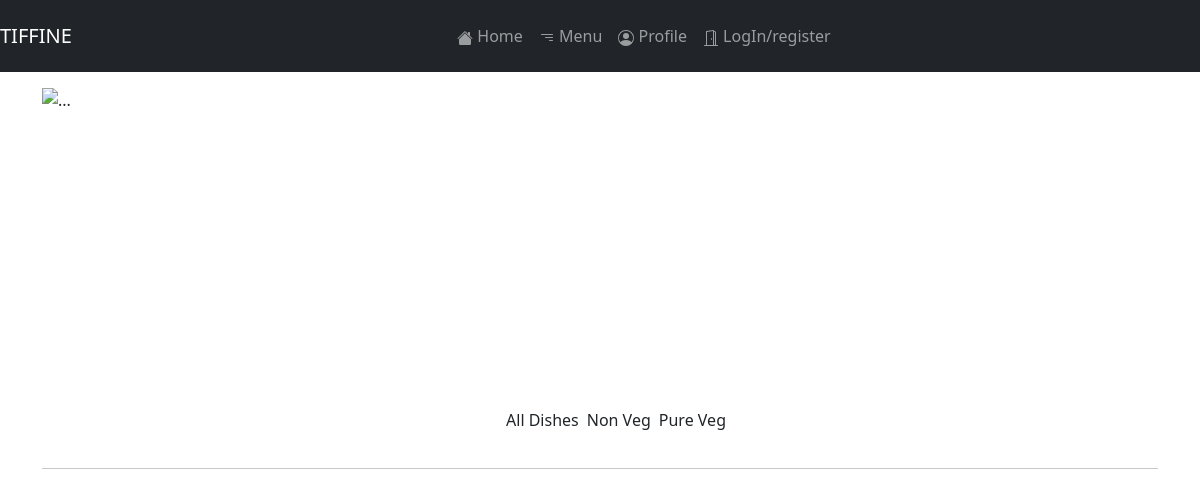
Before: /menu/ with the older database file.
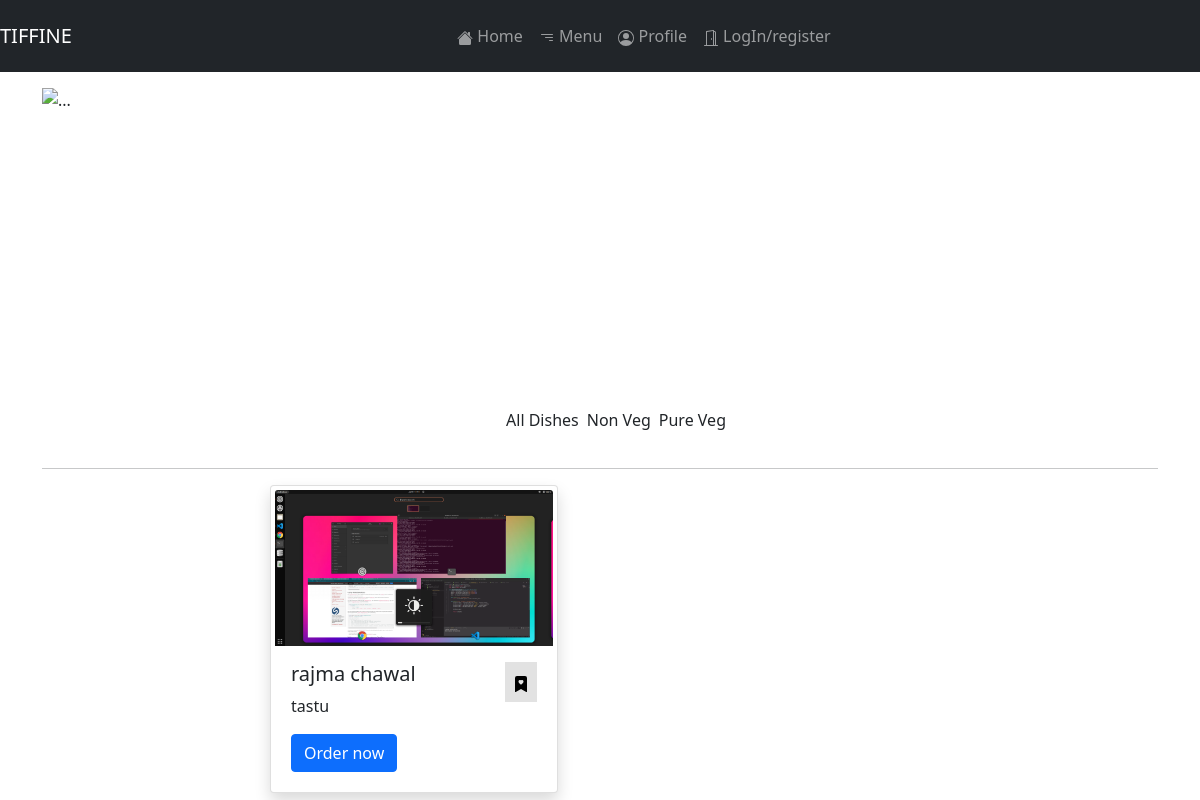
After: the same page with the newer database file.
### tiffine_site/models.py (models this page shows, shortened)
class MainDishModel(models.Model):
    name = models.CharField(max_length=100)
    deatil = models.CharField(max_length=255)
    price = models.FloatField()
    discounted = models.FloatField()
    availablity = models.BooleanField(default=True)
    image = models.ImageField(upload_to='pictures')
    ingredients = models.CharField(max_length=255)

### tiffine_site/views.py (the view)
# urls.py: path('menu/', MenuView.as_view(), name='menu'),
class MenuView(View):
    def get(self, request, *args, **kwargs):
        menu_model = MainDishModel.objects.all()
        template = 'menu.html'
        context = {
            'menu_model': menu_model
        }
        return render(request, template_name=template, context=context)

### tiffine_site/templates/menu.html (shortened to what this page needs)
{% extends 'base.html' %} {% block content %} {% load static %}
<link rel="stylesheet" href="{% static 'css/menu.css' %}" />
<div class="container">
  <div
    id="carouselExampleIndicators"
    class="carousel slide mt-3"
    data-bs-ride="carousel"
  >
    <div class="carousel-indicators">
      <button
        type="button"
        data-bs-target="#carouselExampleIndicators"
        data-bs-slide-to="0"
        class="active"
        aria-current="true"
        aria-label="Slide 1"
      ></button>
      <button
        type="button"
        data-bs-target="#carouselExampleIndicators"
        data-bs-slide-to="1"
        aria-label="Slide 2"
      ></button>
      <button
        type="button"
        data-bs-target="#carouselExampleIndicators"
        data-bs-slide-to="2"
        aria-label="Slide 3"
      ></button>
    </div>
    <div class="carousel-inner h-50">
      <div class="carousel-item active carousel_cls">
        <img
          src="{% static 'images/dish_1.jpg' %}"
          height="300px"
          class="d-block w-100"
          alt="..."
        />
      </div>
    </div>
    <button
      class="carousel-control-prev"
      type="button"
      data-bs-target="#carouselExampleIndicators"
      data-bs-slide="prev"
    >
      <span class="carousel-control-prev-icon" aria-hidden="true"></span>
    </button>
    <button
      class="carousel-control-next"
      type="button"
      data-bs-target="#carouselExampleIndicators"
      data-bs-slide="next"
    >
      <span class="carousel-control-next-icon" aria-hidden="true"></span>
    </button>
  </div>
  <div class="d-flex justify-content-center p-1 mt-3">
    <ul class="d-flex justify-content-evenly">
      <li class="list-inline-item">All Dishes</li>
      <li class="list-inline-item">Non Veg</li>
      <li class="list-inline-item">Pure Veg</li>
    </ul>
  </div>
  <hr />
  <div class="col-sm-8">
    <div class="d-flex justify-content-center row">
      {% for items in menu_model %}
      <div
        class="col-sm-4 m-2 float-left card shadow m-auto mb-2 p-1"
        style="width: 18rem">
        <img src="{{items.image.url}}" class="card-img-top" alt="..." />
        <div class="card-body">
          <h5 class="card-title">
            {{ items.name }}
            <a class="float-end" id="fav{{items.id}}">
              <div class="border-fav p-2">
              </div>
            </a>
          </h5>
          <p class="card-text">{{items.deatil}}</p>
          <a href="{% url 'deatail-view' items.id %}" class="btn btn-primary"
            >Order now</a
          >
        </div>
      </div>
      {% endfor %}
    </div>
  </div>
</div>
{% endblock %}

### tiffine_site/templates/base.html (shortened to what this page needs)
<!DOCTYPE html>
<html lang="en">
<head>
    {% load static %}
    <link rel="stylesheet" href="{% static 'css/base.css' %}">
    <link href="https://cdn.jsdelivr.net/npm/bootstrap@5.1.3/dist/css/bootstrap.min.css" rel="stylesheet">
    <link rel="stylesheet" href="https://cdnjs.cloudflare.com/ajax/libs/font-awesome/4.7.0/css/font-awesome.min.css">
</head>
<body>
    <header class = ''>
        <nav class = "navbar navbar-expand-sm navbar-dark bg-dark ">
            <div class=" justify-content-center ml-3">
                <a class="navbar-brand " href="#">TIFFINE</a>
            </div>
            <div class="collapse navbar-collapse" id="navmenuitem" >
                <ul class="navbar-nav m-auto p-2">
                    <li class="nav-item">
                        <a class="nav-link" href="{% url 'index' %}">
                             Home</a>
                    </li>
                    <li class="nav-item">
                        <a class="nav-link" href="{% url 'menu' %}">
                               Menu
                        </a>
                    </li>
                    <li class="nav-item">
                        <a class="nav-link" href="{% url 'user-profile'  %}">
                             Profile</a>
                    </li>
                    {% if user.is_authenticated %}
                    <li class="nav-item">
                        <h6 class="nav-link">{{ user.username }}, <a href="{% url 'logout_user' %}">LogOut</a></h6>
                    </li>
                    {% else %}
                    <li class="nav-item">
                        <a class="nav-link" href="{% url 'login' %}">
                             LogIn/register
                        </a>
                    </li>
                    {% endif %}
                </ul>
            </div>
        </nav>
    </header>
    {% block content %}
    {% endblock %}
</body>
</html>

### tiffine_site/static/css/menu.css (style rules this page uses)
.carousel_cls { height: 300px; width: 100; overflow: hidden; }
.border-fav { border: none; background: rgba(155, 155, 155, 0.287); }

Changed rows visible on the page:
added MainDishModel: image (picture), name "rajma chawal", deatil "tastu"
